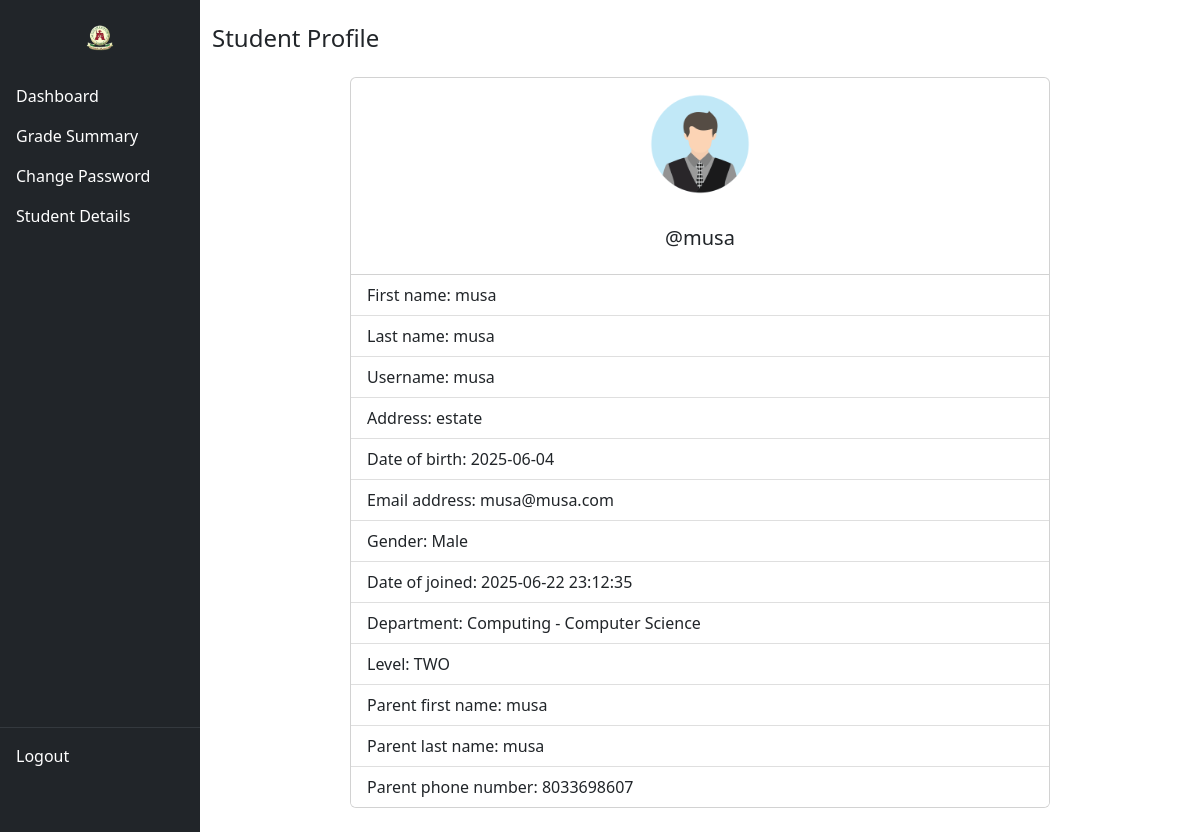
Screenshot of /Student/student_details.php (signed in) with the database file from the repository.
### tables this page shows
CREATE TABLE `students` (
  `student_id` int NOT NULL AUTO_INCREMENT,
  `username` varchar(127) NOT NULL,
  `password` varchar(255) NOT NULL,
  `fname` varchar(127) NOT NULL,
  `lname` varchar(255) NOT NULL,
  `department_id` int DEFAULT NULL,
  `level` varchar(10) DEFAULT NULL,
  `cgpa` decimal(4,2) DEFAULT NULL,
  `address` varchar(500) NOT NULL,
  `gender` varchar(7) NOT NULL,
  `email_address` varchar(255) NOT NULL,
  `date_of_birth` date NOT NULL,
  `date_of_joined` timestamp NULL DEFAULT CURRENT_TIMESTAMP,
  `parent_fname` varchar(127) NOT NULL,
  `parent_lname` varchar(127) NOT NULL,
  `parent_phone_number` varchar(31) NOT NULL,
  PRIMARY KEY (`student_id`),
  UNIQUE KEY `username` (`username`),
  KEY `fk_department` (`department_id`),
  CONSTRAINT `fk_department` FOREIGN KEY (`department_id`) REFERENCES `departments` (`department_id`) ON DELETE SET NULL
);

CREATE TABLE `departments` (
  `department_id` int NOT NULL AUTO_INCREMENT,
  `department` varchar(255) NOT NULL,
  `faculty` varchar(255) NOT NULL,
  PRIMARY KEY (`department_id`),
  UNIQUE KEY `department_id` (`department_id`)
);

### Student/data/student.php (called while the page is built, shortened)
<?php
function getStudentById($id, $conn){
  $sql = "SELECT * FROM students WHERE student_id = ?";
  $stmt = $conn->prepare($sql);
  $stmt->execute([$id]);
  if ($stmt->rowCount() == 1) {
      return $stmt->fetch(PDO::FETCH_ASSOC);
  } else {
      return 0;
  }
}

### Student/data/department.php (called while the page is built, shortened)
<?php
function getDepartmentById($dept_id, $conn) {
    $sql = "SELECT department_id, faculty, department
            FROM departments
            WHERE department_id = ?";
    $stmt = $conn->prepare($sql);
    $stmt->execute([(int)$dept_id]);
    if ($stmt->rowCount() === 1) {
        return $stmt->fetch(PDO::FETCH_ASSOC);
    }
    return 0;
}

### Student/student_details.php (the view, shortened to what this page needs)
<?php
include "../DB_connection.php";
include "data/student.php";
include "data/department.php";
$student_id = $_SESSION['student_id'];
$student    = getStudentById($student_id, $conn);
?>
<!DOCTYPE html>
<html lang="en">
<head>
  <link rel="stylesheet" href="https://cdn.jsdelivr.net/npm/bootstrap@5.2.0/dist/css/bootstrap.min.css"/>
  <link rel="stylesheet" href="../css/style.css"/>
</head>
<body>
  <div class="container-fluid">
    <div class="row">
      <div class="col-md-3 col-lg-2 p-0 bg-dark">
        <?php include "inc/sidebar.php"; ?>
      </div>
      <div class="col-md-9 col-lg-10 py-4">
        <?php if ($student !== 0): ?>
          <h4 class="mb-4">Student Profile</h4>
          <div class="card mx-auto" style="max-width: 700px;">
            <img src="../img/student-<?=htmlspecialchars($student['gender'])?>.png"
     class="mx-auto d-block my-3 rounded-circle"
     alt="Student"
     style="width: 100px; height: 100px; object-fit: cover;">
            <div class="card-body">
              <h5 class="card-title text-center">@<?=htmlspecialchars($student['username'])?></h5>
            </div>
            <ul class="list-group list-group-flush">
              <li class="list-group-item">First name: <?=htmlspecialchars($student['fname'])?></li>
              <li class="list-group-item">Last name: <?=htmlspecialchars($student['lname'])?></li>
              <li class="list-group-item">Username: <?=htmlspecialchars($student['username'])?></li>
              <li class="list-group-item">Address: <?=htmlspecialchars($student['address'])?></li>
              <li class="list-group-item">Date of birth: <?=htmlspecialchars($student['date_of_birth'])?></li>
              <li class="list-group-item">Email address: <?=htmlspecialchars($student['email_address'])?></li>
              <li class="list-group-item">Gender: <?=htmlspecialchars($student['gender'])?></li>
              <li class="list-group-item">Date of joined: <?=htmlspecialchars($student['date_of_joined'])?></li>
              <li class="list-group-item">Department:
                <?php
                  if (!empty($student['department_id'])) {
                      $d = getDepartmentById($student['department_id'], $conn);
                      echo $d ? htmlspecialchars($d['faculty'] . ' - ' . $d['department']) : 'Not assigned';
                  } else {
                      echo 'Not assigned';
                  }
                ?>
              </li>
              <li class="list-group-item">Level: <?= !empty($student['level']) ? htmlspecialchars($student['level']) : 'Not assigned' ?></li>
              <li class="list-group-item">Parent first name: <?=htmlspecialchars($student['parent_fname'])?></li>
              <li class="list-group-item">Parent last name: <?=htmlspecialchars($student['parent_lname'])?></li>
              <li class="list-group-item">Parent phone number: <?=htmlspecialchars($student['parent_phone_number'])?></li>
            </ul>
          </div>
        <?php endif; ?>
      </div>
    </div>
  </div>
</body>
</html>

### rows the page displays
students: gender (picture), username "musa", fname "musa", lname "musa", address "estate", date_of_birth "2025-06-04", email_address "musa@musa.com", gender "Male", date_of_joined "2025-06-22 23:12:35", level "TWO", parent_fname "musa", parent_lname "musa", parent_phone_number "8033698607"
departments: faculty+department "Computing - Computer Science"
